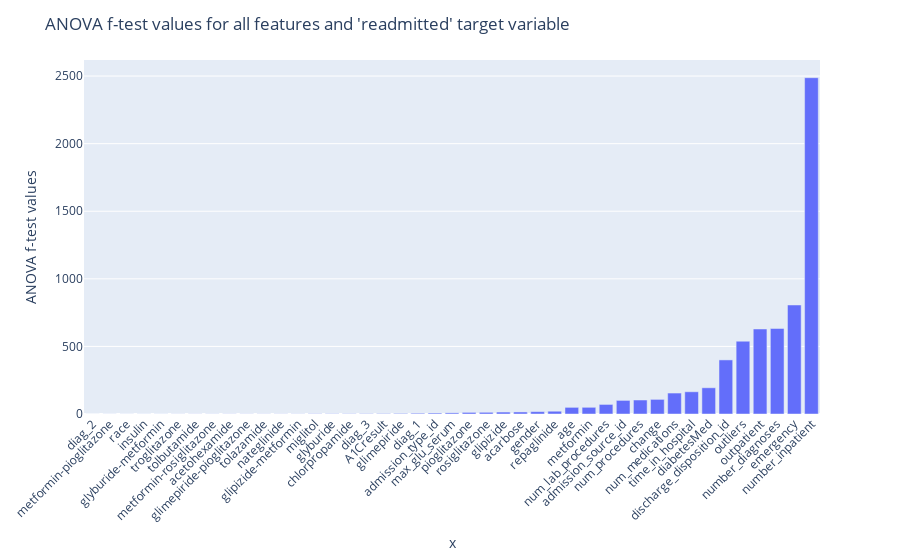

Notebook cell for this chart:
### Code cell
# what are scores for the features
for i in range(len(skb_anova_f_results)):
    print(f'Feature {X.columns[i]}: {skb_anova_f_results[i]}')

# Visualize the ANOVA f-test values for each feature in ascending order        
fig = px.bar(x = X.columns, y = skb_anova_f_results)
fig.update_layout(xaxis={'categoryorder':'total ascending'}, title="ANOVA f-test values for all features and 'readmitted' target variable", yaxis_title="ANOVA f-test values") 
fig.update_xaxes(tickangle=-45)

### Figure 1 — Plotly figure (JSON) as saved in the notebook; plotly's stock layout.template omitted (floating-point values rounded to 4 significant figures)
{"data": [{"alignmentgroup": "True", "hovertemplate": "x=%{x}<br>y=%{y}<extra></extra>", "legendgroup": "", "marker": {"color": "#636efa", "pattern": {"shape": ""}}, "name": "", "offsetgroup": "", "orientation": "v", "showlegend": false, "textposition": "auto", "type": "bar", "x": ["race", "gender", "age", "admission_type_id", "discharge_disposition_id", "admission_source_id", "time_in_hospital", "num_lab_procedures", "num_procedures", "num_medications", "number_inpatient", "diag_1", "diag_2", "diag_3", "number_diagnoses", "max_glu_serum", "A1Cresult", "metformin", "repaglinide", "nateglinide", "chlorpropamide", "glimepiride", "acetohexamide", "glipizide", "glyburide", "tolbutamide", "pioglitazone", "rosiglitazone", "acarbose", "miglitol", "troglitazone", "tolazamide", "insulin", "glyburide-metformin", "glipizide-metformin", "glimepiride-pioglitazone", "metformin-rosiglitazone", "metformin-pioglitazone", "change", "diabetesMed", "outliers", "outpatient", "emergency"], "xaxis": "x", "y": [0.4723, 17.6, 49.21, 6.921, 400.2, 100.6, 164.5, 70.79, 103.5, 155.1, 2488.0, 5.448, 0.1942, 2.21, 632.7, 8.427, 2.865, 49.48, 20.51, 0.9803, 1.942, 4.033, 0.9315, 14.4, 1.912, 0.8175, 11.94, 12.55, 15.09, 1.836, 0.7178, 0.9643, 0.5035, 0.5781, 1.024, 0.9315, 0.8549, 0.4274, 108.1, 194.0, 538.7, 628.9, 806.5], "yaxis": "y"}], "layout": {"barmode": "relative", "legend": {"tracegroupgap": 0}, "margin": {"t": 60}, "title": {"text": "ANOVA f-test values for all features and 'readmitted' target variable"}, "xaxis": {"anchor": "y", "categoryorder": "total ascending", "domain": [0, 1], "tickangle": -45, "title": {"text": "x"}}, "yaxis": {"anchor": "x", "domain": [0, 1], "title": {"text": "ANOVA f-test values"}}}}
